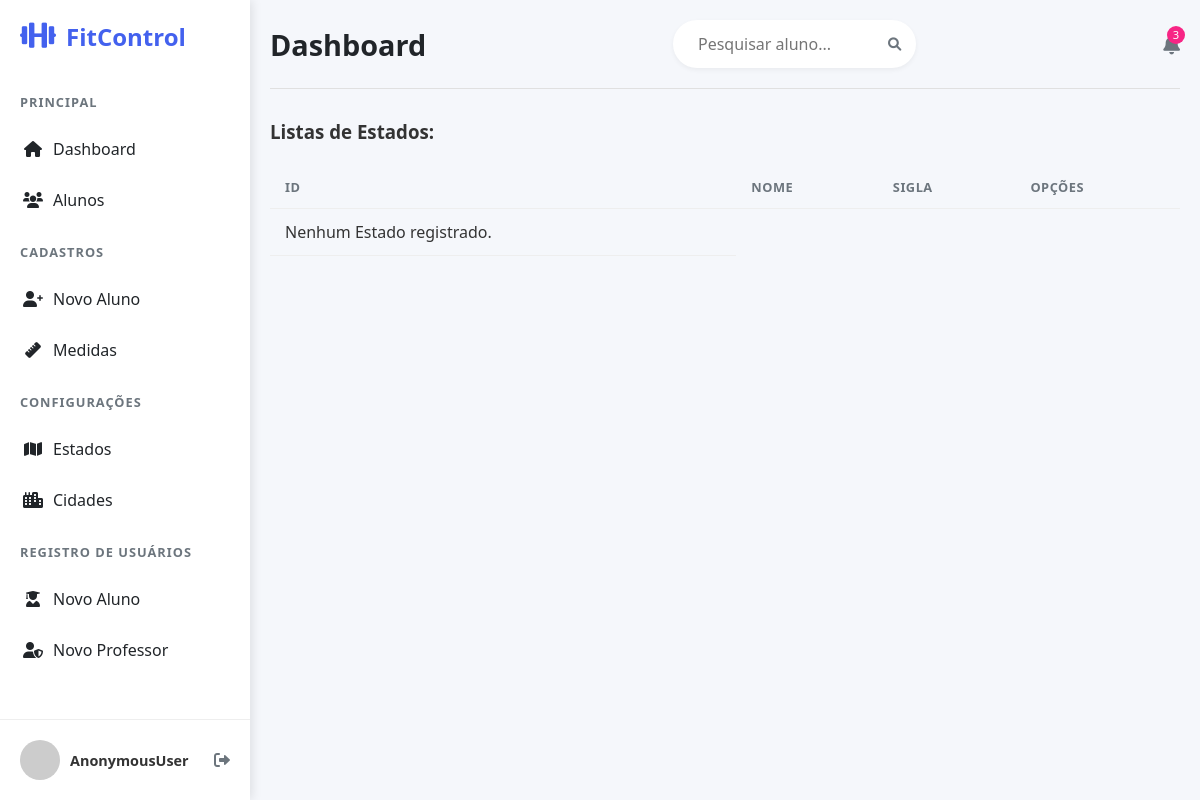
Before: /listar/estado/ with the older database file.
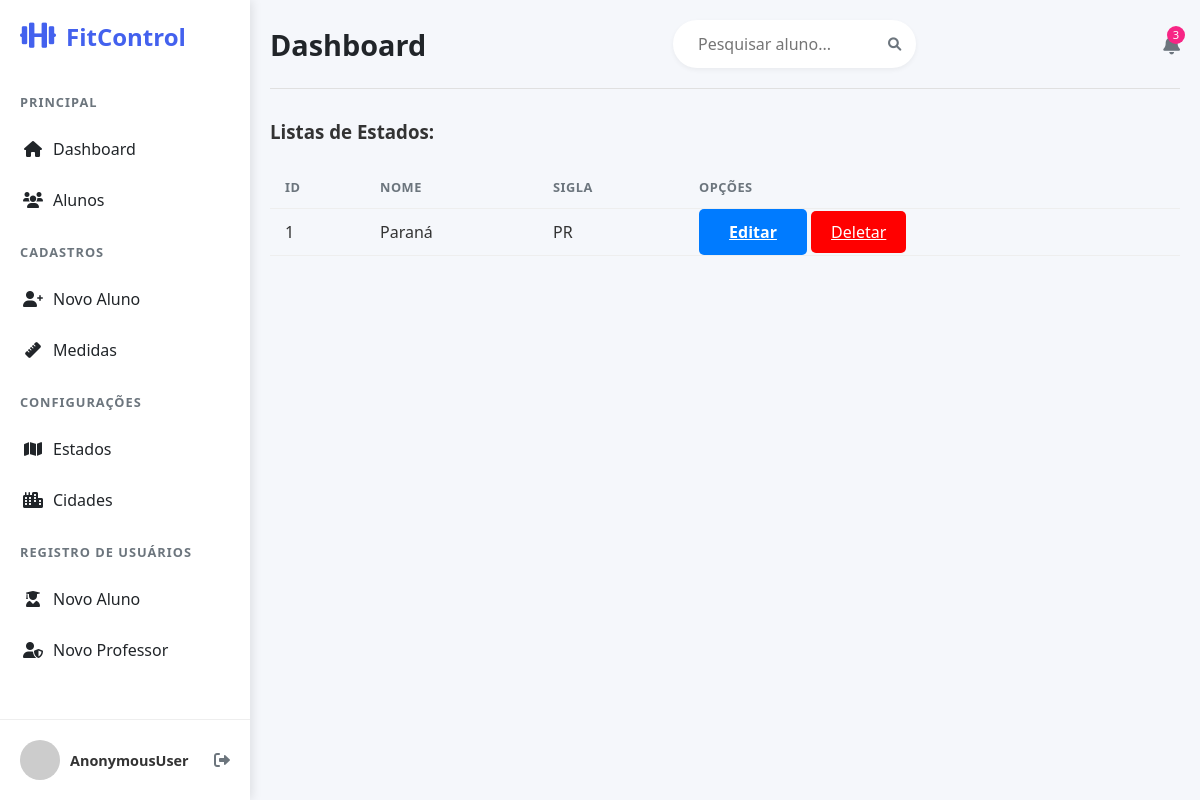
After: the same page with the newer database file.
### usuarios/models.py (models this page shows, shortened)
class Estado(models.Model):
    nome = models.CharField(max_length=30, verbose_name="Nome do Estado")
    sigla = models.CharField(max_length=2, verbose_name="Sigla do Estado")

### usuarios/views.py (the view)
# urls.py: path('listar/estado/', EstadoList.as_view(), name='listar_estado'),
class EstadoList(ListView):
    model = Estado
    template_name = 'cadastros/listas/estado.html'

### usuarios/templates/cadastros/listas/estado.html (shortened to what this page needs)
{% extends 'paginas/modelo.html' %}
{% load static %}
{% block conteudo %}
<h3>Listas de Estados:</h3>
<br>
<div>
    <table class= "table table-striped">
        <tr>
            <th>ID</th>
            <th>Nome</th>
            <th>Sigla</th>
            <th>Opções</th>
        </tr>
        {% for estados in object_list%}
        <tr>
            <td>{{ estados.id }}</td>
            <td>{{ estados.nome }}</td>
            <td>{{ estados.sigla }}</td>
            <td>
                <a class="btn btn-primary" href="{% url 'editar_estado' estados.id %}" title="Editar">Editar</a>
                <a class="btn-danger" href="{% url 'excluir_estado' estados.id %}" title="Excluir">Deletar</a>
            </td>
        </tr>
        {% empty %}
        <tr>
            <td>Nenhum Estado registrado.</td>
        </tr>
        {% endfor %}
</table>
</div>
{% endblock%}

Changed rows visible on the page:
added Estado: id "1", nome "Paraná", sigla "PR"
Other visible differences:
text no longer shown: "Nenhum Estado registrado."
